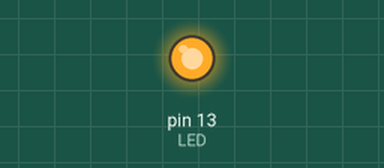
Simulated run of this sketch. Board: Arduino Uno, built with avr-gcc and run on an emulated ATmega328P. Shown: output pins drawn as LEDs (lit = HIGH). What the sketch prints to the serial monitor is not drawn.

Above: at 3.6 s.
At 4.7 s:
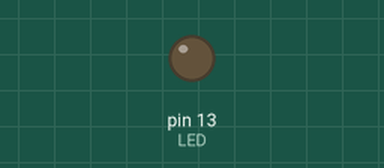
Timing chart, 0 to 6.2 s (numbered marks = the images above):
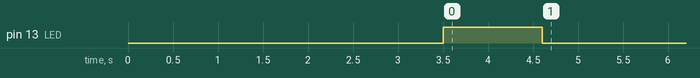

The sketch:

sketch_mar12b.ino
```cpp
class Motore {
  public:
    int PIN;
    int max_valore;
    int valore;
};


// Creo variabili
Motore motore1;
Motore motore2;
Motore motore3;
Motore motore4;

// LED
const int LED = 13;

// Dichiaro funzioni
void PotenziaSingolo(Motore *motore, int valore);
void arm();
void PotenziaTutti(int valore);
void Refresh();
void Leggi(Motore *motore, int mot);
void LeggiTutto();


void arm()
{
  PotenziaSingolo(&motore1, 0);
  PotenziaSingolo(&motore2, 0);
  PotenziaSingolo(&motore3, 0);
  PotenziaSingolo(&motore4, 0);
 for(int val = 0; val <= 50; val += 5)
 {
//   analogWrite(motore1, val);
//   analogWrite(motore2, val);
//   analogWrite(motore3, val);
//   analogWrite(motore4, val);
   delay(100);
 }
}

void PotenziaTutti(int valore) // <--------- 0 - 1000
{
  //valore = map(valore, 0, 1000, 0, 255);
  PotenziaSingolo(&motore1, valore);
  PotenziaSingolo(&motore2, valore);
  PotenziaSingolo(&motore3, valore);
  PotenziaSingolo(&motore4, valore);
}

void PotenziaSingolo(Motore *motore, int valore)
{
  valore = map(valore, 0, 1000, 0, 255);
  //int massimo = motore->max_valore;
  if (valore <= motore->max_valore)
  {
    motore->valore = valore;
  } else {
    motore->valore = motore->max_valore;
  }
}

void Refresh()
{
  analogWrite(motore1.PIN, motore1.valore);
  analogWrite(motore2.PIN, motore2.valore);
  analogWrite(motore3.PIN, motore3.valore);
  analogWrite(motore4.PIN, motore4.valore);
}

void setup()
{
  pinMode(LED, OUTPUT);
  Serial.begin(9600);
  // Assegno il PIN
  motore1.PIN = 9;
  motore2.PIN = 10;
  motore3.PIN = 11;
  motore4.PIN = 3;
  // Assegno valore massimo
  motore1.max_valore = 50;
  motore2.max_valore = 250;
  motore3.max_valore = 150;
  motore4.max_valore = 5;
  delay(3500);
  digitalWrite(LED, HIGH);
  arm();
  digitalWrite(LED, LOW);
}

void loop()
{
  delay(5000);
  LeggiTutto();
  PotenziaSingolo(&motore1, 40);
  PotenziaTutti(500);
}

void LeggiTutto()
{
  Leggi(&motore1, 1);
  Leggi(&motore2, 2);
  Leggi(&motore3, 3);
  Leggi(&motore4, 4);
}

void Leggi(Motore *motore, int mot)
{
  Serial.print("motore ");
  Serial.print(mot);
  Serial.println(": ");
  Serial.print("Valore: ");
  Serial.println(motore->valore);
  Serial.print("PIN: ");
  Serial.println(motore->PIN);
  Serial.print("Valore Max: ");
  Serial.println(motore->max_valore);
  Serial.println("----------------------");
}
```
